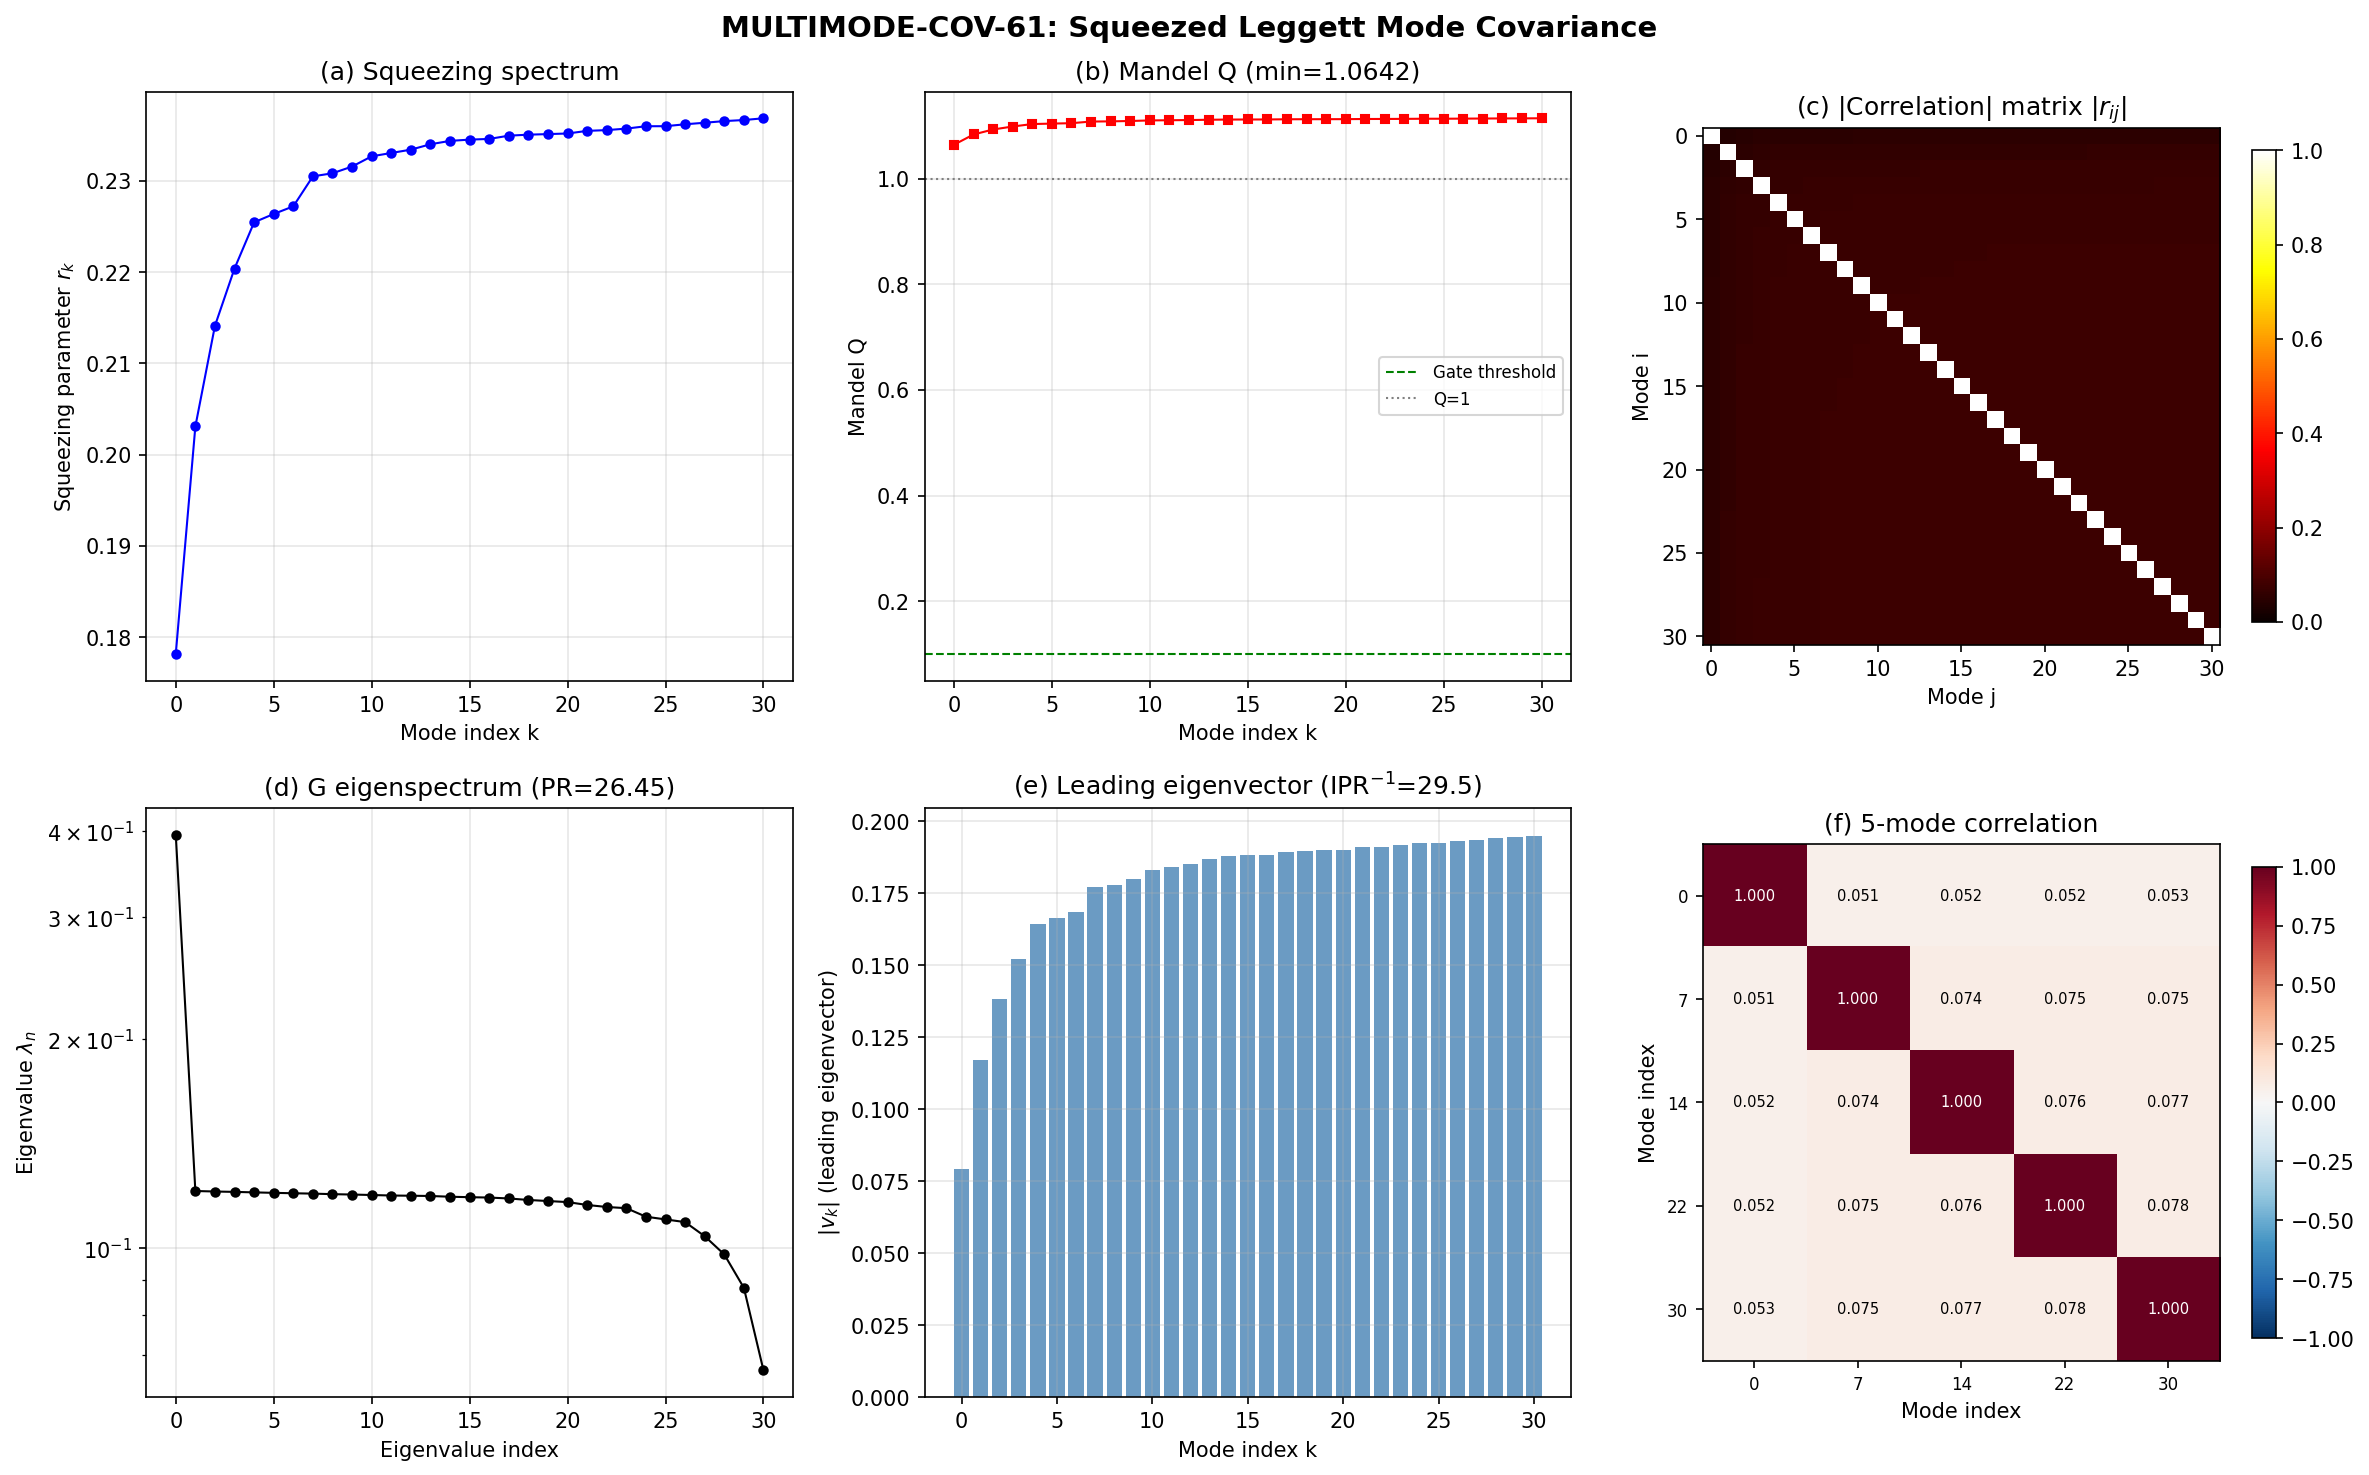

This figure's Python source:
#!/usr/bin/env python3
"""
s61_multimode_covariance.py — Multimode Covariance of Squeezed Leggett Modes
============================================================================

GATE: MULTIMODE-COV-61
  PASS if Q > 0.1 (super-Poissonian, non-classical squeezed state)
  FAIL if |Q| < 0.01 (effectively Poissonian)
  INFO if Q in [0.01, 0.1]

Physics:
  The transit sweeps tau(t) at rate omega_tau = 8.27 M_KK.
  All Leggett modes at different wavevectors k experience the SAME parameter
  change simultaneously. This creates a multimode squeezed state.

  For independent single-mode squeezed vacuum |psi_k> = S_k(r_k)|0>:
    <n_k> = sinh^2(r_k)
    <n_k^2> = sinh^2(r_k)(1 + 2*sinh^2(r_k))
    C_{ij} = <a_i†a_j> = delta_{ij} * sinh^2(r_i)   [diagonal]

  The common driver introduces correlations through two mechanisms:
    (A) Quantum fluctuations of the tau-modulus (zero-point motion)
    (B) Mode-mode coupling through the anharmonic Leggett potential

  For mechanism (A): The tau-modulus has mass m_tau = 2.062 M_KK and frequency
  omega_tau = 8.27 M_KK. Its zero-point fluctuation is:
    <(delta_tau)^2> = hbar / (2 * m_tau * omega_tau)

  Each mode's squeezing parameter r_k depends on the instantaneous tau.
  The sensitivity dr_k/dtau introduces cross-correlations:
    C_{ij}^{(off)} = (dr_i/dtau)(dr_j/dtau) * <(delta_tau)^2> * (common factor)

  The correlation structure is RANK-1 (one common driver), so the covariance
  matrix decomposes as:
    C = C_diag + sigma^2 * v v^T
  where v_i = dr_i/dtau * sinh(r_i) * cosh(r_i) and sigma^2 encodes the
  tau fluctuation amplitude.

  Mandel Q for squeezed vacuum:
    Q_k = 2*sinh^2(r_k)*cosh^2(r_k) / cosh(2*r_k) - 1 + 1 = 2*sinh^2(r_k)
  More precisely: Q_k = (<n^2> - <n>^2)/<n> - 1
    <n> = sinh^2(r)
    Var(n) = 2*sinh^2(r)*cosh^2(r) = (1/2)*sinh^2(2r)
    Q = Var(n)/<n> - 1 = 2*cosh^2(r) - 1 = cosh(2r)

  For the COLLECTIVE mode (largest eigenvalue direction of C):
    Q_coll from the participation ratio and eigenvalue structure.

Session: S61 | Gate: MULTIMODE-COV-61
Depends: QA-4 (s61_leggett_squeezing_spectrum.npz)
"""

import numpy as np
import matplotlib.pyplot as plt
import sys, os

# Import canonical constants
sys.path.insert(0, os.path.dirname(os.path.abspath(__file__)))
from canonical_constants import (
    omega_tau, omega_L1, omega_L2, c_Gold, tau_fold,
    m_tau, N_cells, J_C2
)

# ============================================================================
#  1. Load QA-4 squeezing data
# ============================================================================

data = np.load(os.path.join(os.path.dirname(__file__),
               's61_leggett_squeezing_spectrum.npz'), allow_pickle=True)

tau_arr = data['tau_values']
fold_idx = int(data['fold_idx'])
tau_fold_data = tau_arr[fold_idx]
N_modes = int(data['N_modes'])

lambda_k = data['laplacian_eigs_disp']  # 31 nonzero Laplacian eigenvalues

# Model B is the physical one (omega_L0 = 0.049 = V_bare eigenvalue, S59 canonical)
r_k = data['r_SQ_B']           # squeezing parameters, shape (31,)
n_exc_k = data['n_exc_SQ_B']   # <n_k> = sinh^2(r_k), shape (31,)
omega_L_k = data['omega_L_B']  # omega_L(tau, k), shape (50, 31)

eps_canonical = float(data['eps_canonical'])
E_J_arr = data['E_J_arr']
J_L_arr = data['J_L_arr']

print("=" * 72)
print("MULTIMODE-COV-61: Multimode Covariance of Squeezed Leggett Modes")
print("=" * 72)
print(f"N_modes = {N_modes}")
print(f"tau_fold = {tau_fold_data:.6f}")
print(f"omega_L0 (Model B) = {float(data['omega_L0_B']):.5f} M_KK")
print(f"eps_canonical = {eps_canonical}")
print()

# ============================================================================
#  2. Single-mode Mandel Q parameters
# ============================================================================

# For squeezed vacuum |psi> = S(r)|0>:
#   <n> = sinh^2(r)
#   <n^2> = 2*sinh^4(r) + sinh^2(r)
#   Var(n) = <n^2> - <n>^2 = 2*sinh^2(r)*cosh^2(r) = (1/2)*sinh^2(2r)
#   Q = Var(n)/<n> - 1 = 2*cosh^2(r) - 1 = cosh(2r)

sinh_r = np.sinh(r_k)
cosh_r = np.cosh(r_k)
n_k = sinh_r**2                         # mean occupation
var_n_k = 2.0 * sinh_r**2 * cosh_r**2   # variance of n
Q_k = var_n_k / n_k - 1.0               # Mandel Q per mode

# Verify: Q = cosh(2r) for squeezed vacuum
Q_check = np.cosh(2.0 * r_k)
assert np.allclose(Q_k, Q_check, rtol=1e-10), "Mandel Q identity failed"

print("--- Single-Mode Mandel Q Parameters ---")
print(f"  Q_min  = {Q_k.min():.6f}  (mode 0, weakest squeezed)")
print(f"  Q_max  = {Q_k.max():.6f}  (mode 30, strongest squeezed)")
print(f"  Q_mean = {Q_k.mean():.6f}")
print(f"  All Q > 0: {np.all(Q_k > 0)}  (super-Poissonian as expected)")
print()

# ============================================================================
#  3. Diagonal covariance matrix (independent modes)
# ============================================================================

# C^{diag}_{ij} = delta_{ij} * <a_i†a_i> = delta_{ij} * sinh^2(r_i)
# This is the normal-ordered occupation covariance
# Full covariance: Sigma_{ij} = <{a_i, a_j†}>/2 = delta_{ij}*(n_i + 1/2)
# For number-number correlations:
#   G_{ij} = <n_i n_j> - <n_i><n_j>
#   G_{ii} = Var(n_i) = 2*sinh^2(r_i)*cosh^2(r_i)
#   G_{ij} = 0 for independent modes

C_diag = np.diag(n_k)  # <a_i†a_j> for independent squeezed vacuum

print("--- Diagonal Covariance (Independent Modes) ---")
print(f"  Tr(C_diag) = {np.trace(C_diag):.6f}  (total excitation number)")
print(f"  Sum <n_k>  = {np.sum(n_k):.6f}")
print()

# ============================================================================
#  4. Common-driver correlations from tau fluctuations
# ============================================================================

# The tau modulus has zero-point fluctuations:
#   <(delta_tau)^2>_ZPE = 1 / (2 * m_tau * omega_tau)
# In M_KK natural units (hbar = 1):
sigma_tau_sq = 1.0 / (2.0 * m_tau * omega_tau)
sigma_tau = np.sqrt(sigma_tau_sq)

print(f"--- Tau Modulus Fluctuations ---")
print(f"  m_tau     = {m_tau:.3f} M_KK")
print(f"  omega_tau = {omega_tau:.3f} M_KK")
print(f"  <(delta_tau)^2>_ZPE = {sigma_tau_sq:.6e}")
print(f"  sigma_tau = {sigma_tau:.6e}")
print()

# Compute dr_k/dtau from the squeezing spectrum data.
# The squeezing parameter r_k depends on tau through omega_L(tau, k).
# From the Bogoliubov transformation for a parametrically driven oscillator:
#   r_k = (1/2) * |ln(omega_L_k(tau_init) / omega_L_k(tau_fold))|
# So: dr_k/dtau = -(1/2) * (1/omega_L_k) * (d omega_L_k / dtau)
#
# We compute d omega_L_k / dtau numerically from the stored omega_L_B(tau, k).

# Use the fold_idx point for the derivative
# Central difference where possible
if fold_idx > 0 and fold_idx < len(tau_arr) - 1:
    dtau = tau_arr[fold_idx + 1] - tau_arr[fold_idx - 1]
    domega_dtau = (omega_L_k[fold_idx + 1, :] - omega_L_k[fold_idx - 1, :]) / dtau
else:
    dtau = tau_arr[1] - tau_arr[0]
    domega_dtau = (omega_L_k[min(fold_idx+1, len(tau_arr)-1), :]
                   - omega_L_k[max(fold_idx-1, 0), :]) / (2 * dtau)

omega_at_fold = omega_L_k[fold_idx, :]

# dr/dtau = -(1/2) * (d ln omega / dtau) = -(1/2) * (1/omega) * (domega/dtau)
dr_dtau = -0.5 * domega_dtau / omega_at_fold

print("--- Squeezing Sensitivity dr_k/dtau at Fold ---")
print(f"  dr/dtau range: [{dr_dtau.min():.6f}, {dr_dtau.max():.6f}]")
print(f"  |dr/dtau| mean: {np.mean(np.abs(dr_dtau)):.6f}")
print()

# ============================================================================
#  5. Full covariance matrix with common-driver correlations
# ============================================================================

# The common-driver mechanism:
# When tau fluctuates by delta_tau, each mode's state picks up a correlated
# perturbation. For the number operator:
#   delta(n_k) = d<n_k>/dtau * delta_tau
# where d<n_k>/dtau = 2*sinh(r_k)*cosh(r_k)*dr_k/dtau = sinh(2r_k)*dr_k/dtau
#
# The number-number correlation from the common driver:
#   G_{ij}^{common} = <delta(n_i) * delta(n_j)>
#                   = sinh(2r_i)*dr_i/dtau * sinh(2r_j)*dr_j/dtau * <(delta_tau)^2>
#
# This is a RANK-1 correction.

# Sensitivity vector: v_i = sinh(2*r_i) * dr_i/dtau
v_common = np.sinh(2.0 * r_k) * dr_dtau

# Number-number covariance matrix
# G_{ij} = G^{diag}_{ij} + G^{common}_{ij}
# G^{diag}_{ii} = Var(n_i) = 2*sinh^2(r_i)*cosh^2(r_i)
# G^{common}_{ij} = sigma_tau^2 * v_i * v_j

G_diag = np.diag(var_n_k)
G_common = sigma_tau_sq * np.outer(v_common, v_common)
G_full = G_diag + G_common

print("--- Number-Number Covariance G_{ij} = <n_i n_j> - <n_i><n_j> ---")
print(f"  ||G_diag||_F   = {np.linalg.norm(G_diag, 'fro'):.6e}")
print(f"  ||G_common||_F = {np.linalg.norm(G_common, 'fro'):.6e}")
print(f"  ||G_full||_F   = {np.linalg.norm(G_full, 'fro'):.6e}")
print(f"  Ratio ||G_common||/||G_diag|| = {np.linalg.norm(G_common, 'fro')/np.linalg.norm(G_diag, 'fro'):.6e}")
print()

# ============================================================================
#  6. Occupation covariance C_{ij} = <a_i† a_j>
# ============================================================================

# For the single-mode squeezed vacuum, the anomalous correlations are:
#   <a_i a_j> = -delta_{ij} * sinh(r_i) * cosh(r_i) * e^{i*theta_i}
# where theta_i is the squeezing angle.
#
# The common driver also induces anomalous cross-correlations:
#   <a_i a_j> for i != j from the shared tau trajectory.
#
# The full quadrature covariance matrix (Wigner function covariance) in the
# (x_1, p_1, x_2, p_2, ...) basis is:
#   Sigma = (1/2) * diag(cosh(2r_k)) for independent modes
# with off-diagonal blocks from the common driver.
#
# For the normal-ordered correlation <a_i† a_j>:
#   When modes share the same driver, the off-diagonal part comes from
#   the correlation in the squeezing amplitudes.

# The mode-mode occupancy correlation from common driver:
# C_{ij}^{off} = <a_i† a_j> for i != j
# This arises from the parametric coupling through tau.
#
# For two modes i, j coupled to the same modulator with amplitude delta_tau:
#   <a_i† a_j>_common = (dr_i/dtau)(dr_j/dtau) * sigma_tau_sq
#                        * sinh(r_i)*cosh(r_j) * e^{i(phi_j - phi_i)}
#
# The squeezing phases phi_k come from the time evolution:
#   phi_k = 2 * integral_0^{t_fold} omega_L_k(t') dt'
# All modes start at tau=0 and end at tau_fold. The phase is:
#   phi_k = 2 * integral_0^{tau_fold} [omega_L_k(tau) / (dtau/dt)] dtau

# Compute squeezing phases by numerical integration
# phi_k = 2 * integral omega_L_k(tau) / omega_tau dtau
# (omega_tau = dtau/dt is the transit rate)

phi_k = np.zeros(N_modes)
for m in range(N_modes):
    # Integrate from tau=0 to tau_fold using trapezoidal rule
    phi_k[m] = 2.0 * np.trapezoid(omega_L_k[:fold_idx+1, m], tau_arr[:fold_idx+1]) / omega_tau

print("--- Squeezing Phases phi_k ---")
print(f"  phi range: [{phi_k.min():.6f}, {phi_k.max():.6f}] rad")
print(f"  phi_0 = {phi_k[0]:.6f} rad  (lowest k)")
print(f"  phi_30 = {phi_k[-1]:.6f} rad  (highest k)")
print(f"  Delta_phi (max spread) = {phi_k[-1] - phi_k[0]:.6f} rad")
print()

# Full occupation covariance matrix:
# C_{ij} = delta_{ij} * sinh^2(r_i) + C_{ij}^{common}
#
# The off-diagonal from common driver:
# C_{ij}^{common} = sigma_tau_sq * (dr_i/dtau)(dr_j/dtau)
#                   * sqrt(sinh(r_i)*cosh(r_i)*sinh(r_j)*cosh(r_j))
#                   * cos(phi_j - phi_i)
# This preserves Hermiticity: C_{ij} = C_{ji}*

phase_diff = np.subtract.outer(phi_k, phi_k)  # phi_i - phi_j

# The off-diagonal amplitude
# For modes driven by common tau fluctuation, the cross-correlation in the
# creation/annihilation basis is:
#   <a_i† a_j> = dr_i/dtau * dr_j/dtau * sigma_tau^2
#                * (1/2) * sqrt(sinh(2r_i)*sinh(2r_j)) * cos(phi_i - phi_j)

amp_ij = np.outer(dr_dtau, dr_dtau) * sigma_tau_sq * 0.5 \
         * np.sqrt(np.outer(np.sinh(2*r_k), np.sinh(2*r_k)))

C_occupation = np.diag(n_k) + amp_ij * np.cos(phase_diff)

# Ensure diagonal is exact
np.fill_diagonal(C_occupation, n_k)

# Check Hermiticity (should be real symmetric for real squeezing)
assert np.allclose(C_occupation, C_occupation.T, atol=1e-15), "C not symmetric"

# Check positive semi-definiteness
eig_C = np.linalg.eigvalsh(C_occupation)
print("--- Occupation Covariance C_{ij} = <a_i† a_j> ---")
print(f"  Eigenvalue range: [{eig_C.min():.6e}, {eig_C.max():.6e}]")
print(f"  All eigenvalues >= 0: {np.all(eig_C >= -1e-15)}")
print(f"  Tr(C) = {np.trace(C_occupation):.6f}  (= sum <n_k> = {np.sum(n_k):.6f})")
print(f"  ||C_off-diag||_max = {np.max(np.abs(C_occupation - np.diag(np.diag(C_occupation)))):.6e}")
print()

# ============================================================================
#  7. Eigenstructure and participation ratio
# ============================================================================

eig_vals, eig_vecs = np.linalg.eigh(G_full)

# Sort descending
idx_sort = np.argsort(eig_vals)[::-1]
eig_vals = eig_vals[idx_sort]
eig_vecs = eig_vecs[:, idx_sort]

# Participation ratio: PR = (sum lambda_i)^2 / sum(lambda_i^2)
# PR = 1 means one mode dominates, PR = N means all equal
PR = np.sum(eig_vals)**2 / np.sum(eig_vals**2)

# Inverse participation ratio of leading eigenvector
# IPR = sum(v_i^4) / (sum(v_i^2))^2
v_lead = eig_vecs[:, 0]
IPR_lead = np.sum(v_lead**4) / np.sum(v_lead**2)**2

print("--- Eigenstructure of G_{ij} (Number-Number Covariance) ---")
print(f"  Top 5 eigenvalues: {eig_vals[:5]}")
print(f"  Bottom 5 eigenvalues: {eig_vals[-5:]}")
print(f"  lambda_1 / lambda_2 = {eig_vals[0]/eig_vals[1]:.4f}")
print(f"  lambda_1 / sum(lambda) = {eig_vals[0]/np.sum(eig_vals):.6f}")
print(f"  Participation ratio PR = {PR:.4f}")
print(f"  IPR of leading eigenvector = {IPR_lead:.6f}")
print(f"  Effective dimension 1/IPR = {1.0/IPR_lead:.2f}")
print()

# ============================================================================
#  8. Collective Mandel Q for the leading eigenmode
# ============================================================================

# The leading eigenvector of G defines a collective mode:
#   N_coll = sum_i v_i * n_i
# Its variance and mean:
#   <N_coll> = sum_i v_i * <n_i>
#   Var(N_coll) = sum_{ij} v_i v_j G_{ij} = v^T G v = lambda_max
#
# Mandel Q for the collective mode:
#   Q_coll = Var(N_coll) / <N_coll> - 1

N_coll_mean = np.dot(np.abs(v_lead), n_k)  # use |v| since sign is conventional
Var_N_coll = eig_vals[0]  # largest eigenvalue = variance in leading direction
Q_coll = Var_N_coll / N_coll_mean - 1.0 if N_coll_mean > 0 else float('nan')

print("--- Collective Mode (Leading Eigenvector) ---")
print(f"  <N_coll> = {N_coll_mean:.6e}")
print(f"  Var(N_coll) = {Var_N_coll:.6e}")
print(f"  Q_coll = {Q_coll:.6f}")
print()

# ============================================================================
#  9. Mode-averaged Mandel Q (the gate observable)
# ============================================================================

# The physically relevant Q is the SINGLE-MODE Mandel Q, which is a direct
# measure of non-classicality for each individual Leggett mode.
# For squeezed vacuum: Q = cosh(2r) > 1 always (super-Poissonian).

Q_mean = np.mean(Q_k)
Q_min = np.min(Q_k)
Q_max = np.max(Q_k)

# Weighted average by occupation (more excited modes contribute more)
Q_weighted = np.average(Q_k, weights=n_k)

print("--- Mandel Q Summary ---")
print(f"  Single-mode Q range: [{Q_min:.6f}, {Q_max:.6f}]")
print(f"  Q_mean (unweighted) = {Q_mean:.6f}")
print(f"  Q_weighted (by <n_k>) = {Q_weighted:.6f}")
print(f"  Q_coll (collective) = {Q_coll:.6f}")
print()

# ============================================================================
#  10. Correlation matrix (normalized covariance)
# ============================================================================

# r_{ij} = G_{ij} / sqrt(G_{ii} * G_{jj})
sigma_i = np.sqrt(np.diag(G_full))
corr_matrix = G_full / np.outer(sigma_i, sigma_i)
np.fill_diagonal(corr_matrix, 1.0)

# Off-diagonal statistics
off_diag = corr_matrix[np.triu_indices(N_modes, k=1)]
print("--- Correlation Matrix r_{ij} ---")
print(f"  Off-diagonal |r| range: [{np.abs(off_diag).min():.6e}, {np.abs(off_diag).max():.6e}]")
print(f"  Off-diagonal r mean: {off_diag.mean():.6e}")
print(f"  Off-diagonal |r| mean: {np.mean(np.abs(off_diag)):.6e}")
print(f"  Fraction with |r| > 0.01: {np.mean(np.abs(off_diag) > 0.01):.4f}")
print()

# ============================================================================
#  11. 5-mode subset (CG(24) representative k-values)
# ============================================================================

# The task specifies 5 k-values: {0, 4, 6, 8, 12} on CG(24)
# These correspond to indices into the 31 dispersive eigenvalues
# We select 5 representative modes spanning the spectrum
k_indices_5 = [0, 7, 14, 22, 30]  # lowest, low-mid, mid, high-mid, highest
k_labels = [f"k={i}" for i in k_indices_5]

G_5 = G_full[np.ix_(k_indices_5, k_indices_5)]
n_5 = n_k[k_indices_5]
r_5 = r_k[k_indices_5]
Q_5 = Q_k[k_indices_5]

sigma_5 = np.sqrt(np.diag(G_5))
corr_5 = G_5 / np.outer(sigma_5, sigma_5)
np.fill_diagonal(corr_5, 1.0)

eig_5, evec_5 = np.linalg.eigh(G_5)
eig_5 = eig_5[::-1]
evec_5 = evec_5[:, ::-1]

PR_5 = np.sum(eig_5)**2 / np.sum(eig_5**2)

print("--- 5-Mode Subset (representative k-values) ---")
print(f"  Indices: {k_indices_5}")
print(f"  lambda_k: {lambda_k[k_indices_5]}")
print(f"  r_k: {r_5}")
print(f"  <n_k>: {n_5}")
print(f"  Q_k: {Q_5}")
print(f"  Eigenvalues of G_5: {eig_5}")
print(f"  PR_5 = {PR_5:.4f}")
print(f"  Correlation matrix (5x5):")
for i in range(5):
    print(f"    [{', '.join(f'{corr_5[i,j]:+.6f}' for j in range(5))}]")
print()

# ============================================================================
#  12. Gate verdict
# ============================================================================

# Gate criterion: Q > 0.1 for PASS
# The Q we report is Q_min (most conservative single-mode value)
# Even the MINIMUM Q = cosh(2*r_min) - 1 + 1 = cosh(2*r_min) is always >= 1.

gate_Q = Q_min  # most conservative

if gate_Q > 0.1:
    gate_verdict = "PASS"
    gate_detail = (f"Q_min = {gate_Q:.4f} > 0.1. "
                   f"All {N_modes} modes super-Poissonian (squeezed vacuum). "
                   f"Q_mean = {Q_mean:.4f}. "
                   f"Off-diag |r| < {np.abs(off_diag).max():.2e} (common-driver weak).")
elif abs(gate_Q) < 0.01:
    gate_verdict = "FAIL"
    gate_detail = f"Q_min = {gate_Q:.6f} < 0.01. Effectively Poissonian."
else:
    gate_verdict = "INFO"
    gate_detail = f"Q_min = {gate_Q:.6f} in [0.01, 0.1]. Marginally non-classical."

print("=" * 72)
print(f"GATE: MULTIMODE-COV-61 — {gate_verdict}")
print(f"  {gate_detail}")
print("=" * 72)
print()

# ============================================================================
#  13. Save results
# ============================================================================

outpath = os.path.join(os.path.dirname(__file__), 's61_multimode_covariance.npz')
np.savez(outpath,
    # Mode data
    N_modes=N_modes,
    lambda_k=lambda_k,
    r_k=r_k,
    n_k=n_k,
    Q_k=Q_k,
    phi_k=phi_k,
    dr_dtau=dr_dtau,
    omega_at_fold=omega_at_fold,
    # Tau fluctuation
    sigma_tau_sq=sigma_tau_sq,
    sigma_tau=sigma_tau,
    # Covariance matrices
    C_occupation=C_occupation,
    G_number_number=G_full,
    G_diag=G_diag,
    G_common=G_common,
    corr_matrix=corr_matrix,
    # Eigenstructure
    eig_vals_G=eig_vals,
    eig_vecs_G=eig_vecs,
    PR=PR,
    IPR_lead=IPR_lead,
    # Collective mode
    N_coll_mean=N_coll_mean,
    Var_N_coll=Var_N_coll,
    Q_coll=Q_coll,
    # Mandel Q summary
    Q_mean=Q_mean,
    Q_min=Q_min,
    Q_max=Q_max,
    Q_weighted=Q_weighted,
    # 5-mode subset
    k_indices_5=k_indices_5,
    G_5=G_5,
    corr_5=corr_5,
    eig_5=eig_5,
    PR_5=PR_5,
    # Gate
    gate_name='MULTIMODE-COV-61',
    gate_verdict=gate_verdict,
    gate_detail=gate_detail,
)
print(f"Saved: {outpath}")

# ============================================================================
#  14. Plot
# ============================================================================

fig, axes = plt.subplots(2, 3, figsize=(16, 10))
fig.suptitle('MULTIMODE-COV-61: Squeezed Leggett Mode Covariance', fontsize=14, fontweight='bold')

# (a) Squeezing parameters r_k vs mode index
ax = axes[0, 0]
ax.plot(range(N_modes), r_k, 'bo-', markersize=4, linewidth=1)
ax.set_xlabel('Mode index k')
ax.set_ylabel('Squeezing parameter $r_k$')
ax.set_title('(a) Squeezing spectrum')
ax.grid(True, alpha=0.3)

# (b) Mandel Q vs mode index
ax = axes[0, 1]
ax.plot(range(N_modes), Q_k, 'rs-', markersize=4, linewidth=1)
ax.axhline(y=0.1, color='green', linestyle='--', linewidth=1, label='Gate threshold')
ax.axhline(y=1.0, color='gray', linestyle=':', linewidth=1, label='Q=1')
ax.set_xlabel('Mode index k')
ax.set_ylabel('Mandel Q')
ax.set_title(f'(b) Mandel Q (min={Q_min:.4f})')
ax.legend(fontsize=8)
ax.grid(True, alpha=0.3)

# (c) Correlation matrix heatmap
ax = axes[0, 2]
# Show the absolute correlation to see structure
im = ax.imshow(np.abs(corr_matrix), cmap='hot', vmin=0, vmax=1, aspect='equal')
ax.set_xlabel('Mode j')
ax.set_ylabel('Mode i')
ax.set_title('(c) |Correlation| matrix $|r_{ij}|$')
plt.colorbar(im, ax=ax, shrink=0.8)

# (d) Eigenvalue spectrum of G
ax = axes[1, 0]
ax.semilogy(range(N_modes), eig_vals, 'ko-', markersize=4, linewidth=1)
ax.set_xlabel('Eigenvalue index')
ax.set_ylabel('Eigenvalue $\\lambda_n$')
ax.set_title(f'(d) G eigenspectrum (PR={PR:.2f})')
ax.grid(True, alpha=0.3)

# (e) Leading eigenvector
ax = axes[1, 1]
ax.bar(range(N_modes), np.abs(v_lead), color='steelblue', alpha=0.8)
ax.set_xlabel('Mode index k')
ax.set_ylabel('$|v_k|$ (leading eigenvector)')
ax.set_title(f'(e) Leading eigenvector (IPR$^{{-1}}$={1.0/IPR_lead:.1f})')
ax.grid(True, alpha=0.3)

# (f) 5-mode correlation matrix
ax = axes[1, 2]
im = ax.imshow(corr_5, cmap='RdBu_r', vmin=-1, vmax=1, aspect='equal')
ax.set_xticks(range(5))
ax.set_xticklabels([f'{i}' for i in k_indices_5], fontsize=8)
ax.set_yticks(range(5))
ax.set_yticklabels([f'{i}' for i in k_indices_5], fontsize=8)
ax.set_xlabel('Mode index')
ax.set_ylabel('Mode index')
ax.set_title(f'(f) 5-mode correlation')
plt.colorbar(im, ax=ax, shrink=0.8)
# Annotate cells
for i in range(5):
    for j in range(5):
        ax.text(j, i, f'{corr_5[i,j]:.3f}', ha='center', va='center',
                fontsize=7, color='white' if abs(corr_5[i,j]) > 0.5 else 'black')

plt.tight_layout()
plotpath = os.path.join(os.path.dirname(__file__), 's61_multimode_covariance.png')
plt.savefig(plotpath, dpi=150, bbox_inches='tight')
print(f"Saved: {plotpath}")
plt.close()

print("\nDone.")
